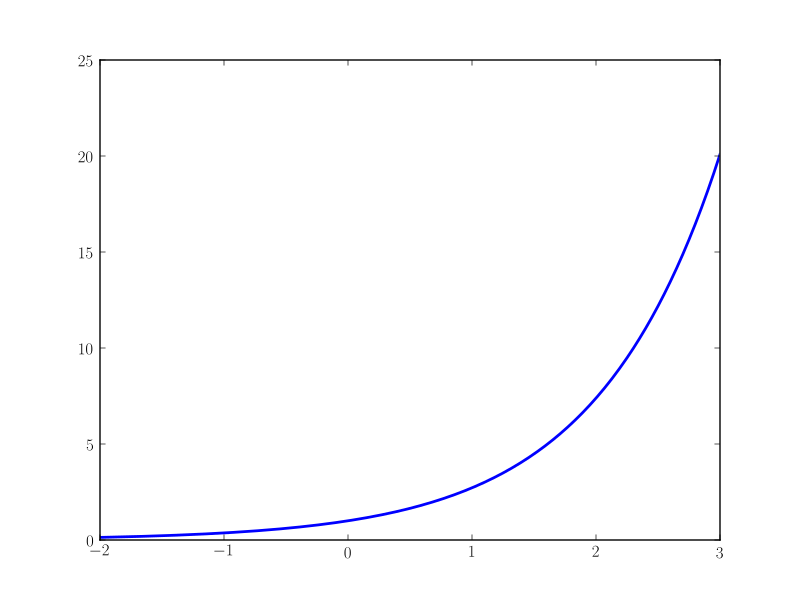

Write the Python code that produced this figure.
x = np.linspace(-2, 3, 501)
y = np.exp(x)
plt.plot(x, y)
plt.show() 
